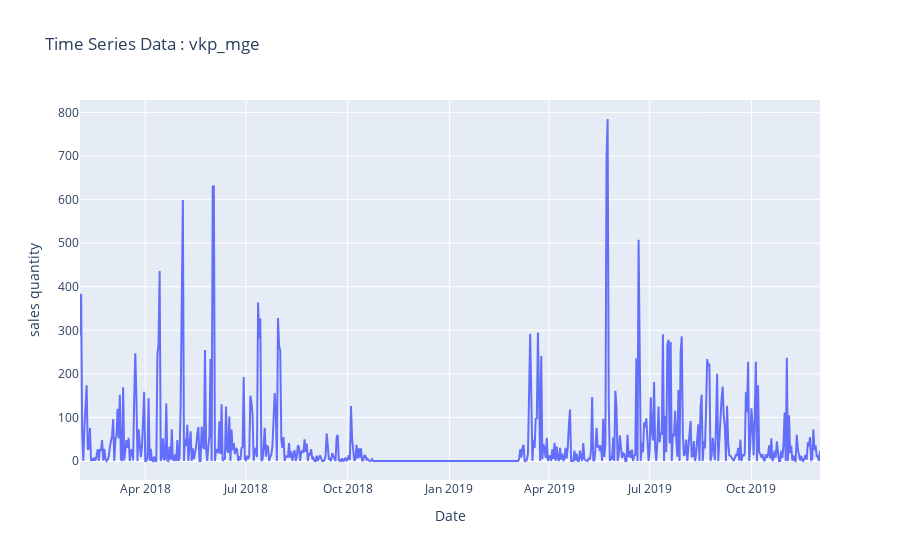
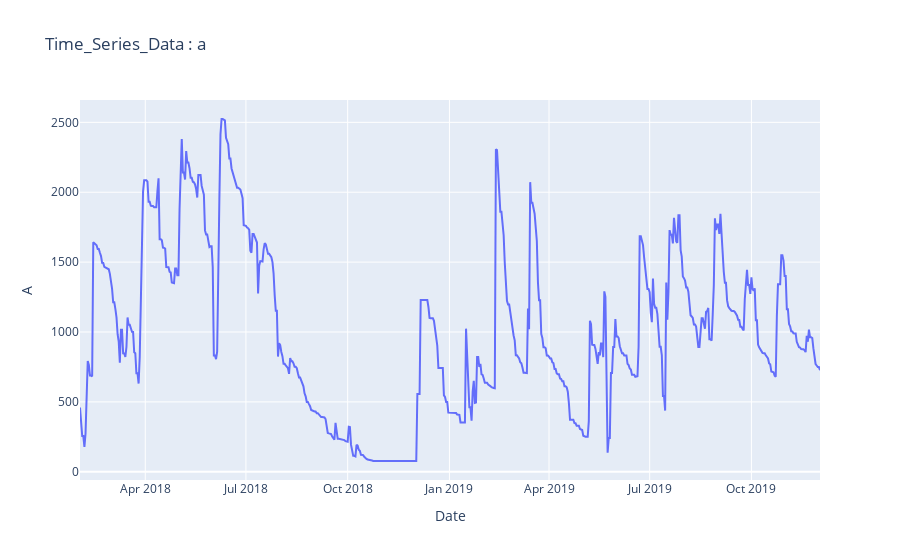

These figures' notebook cell, in order:
### Code cell
## Plotting the target variable

vis.vis_target_ts(data)

### Figure 1 — Plotly figure (JSON) as saved in the notebook; plotly's stock layout.template omitted (floating-point values rounded to 4 significant figures; data arrays with more than 128 entries replaced by an {"elided": "..."} marker saying what was removed)
{"data": [{"mode": "lines", "name": "Sales", "type": "scatter", "x": {"elided": "670 str values"}, "y": {"elided": "670 int values"}}], "layout": {"title": {"text": "Time Series Data : vkp_mge"}, "xaxis": {"title": {"text": "Date"}}, "yaxis": {"title": {"text": "sales quantity"}}}}

### Figure 2 — Plotly figure (JSON) as saved in the notebook; plotly's stock layout.template omitted (floating-point values rounded to 4 significant figures; data arrays with more than 128 entries replaced by an {"elided": "..."} marker saying what was removed)
{"data": [{"mode": "lines", "name": "Sales", "type": "scatter", "x": {"elided": "670 str values"}, "y": {"elided": "670 int values"}}], "layout": {"title": {"text": "Time_Series_Data : a"}, "xaxis": {"title": {"text": "Date"}}, "yaxis": {"title": {"text": "A"}}}}
